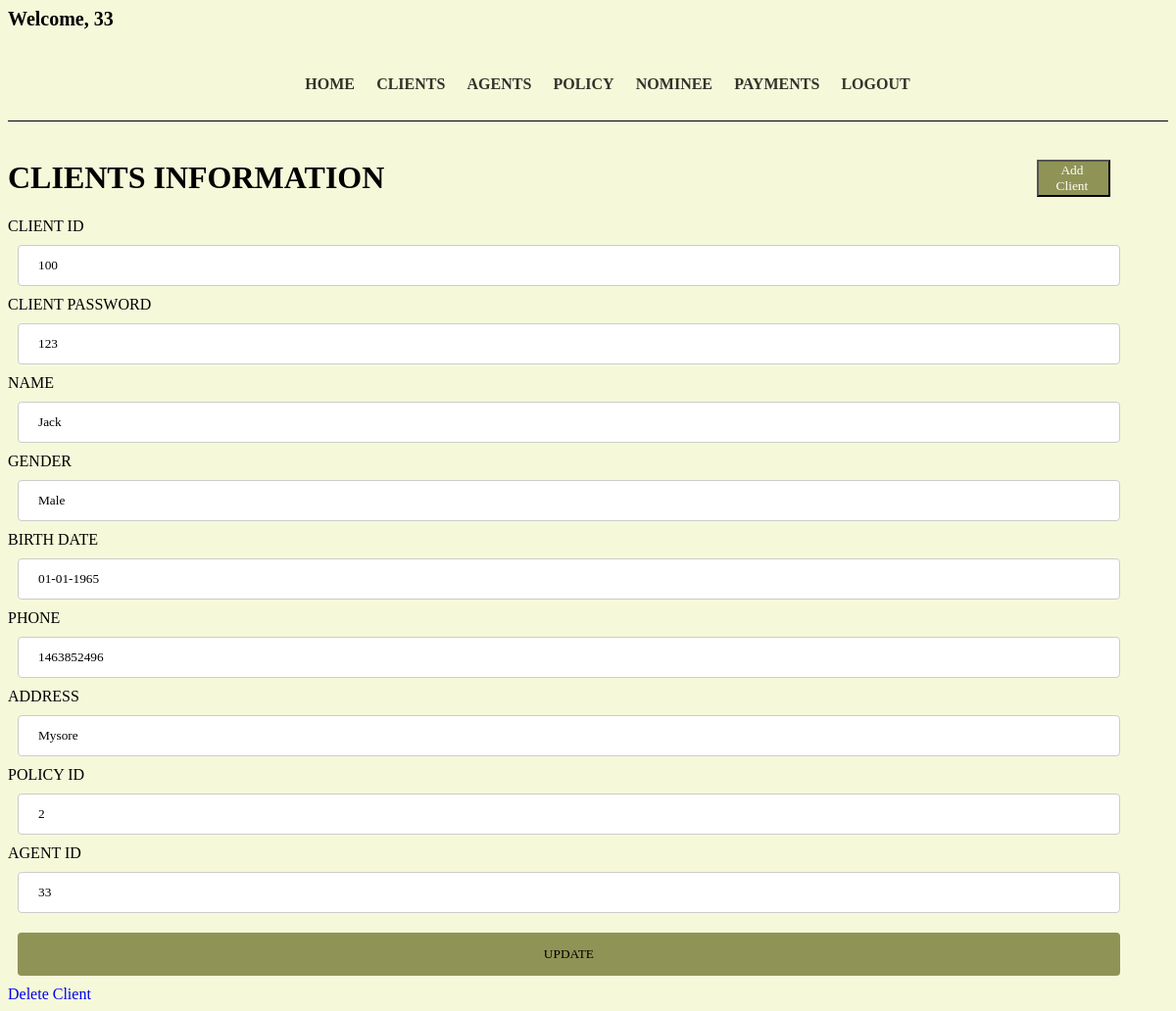
/lims/editClient.php?client_id=100 (signed in), run on the app's committed database.
### tables this page shows
CREATE TABLE `client` (
  `client_id` varchar(200) NOT NULL,
  `client_password` varchar(30) NOT NULL,
  `name` varchar(50) NOT NULL,
  `sex` varchar(20) NOT NULL,
  `birth_date` varchar(20) NOT NULL,
  `phone` varchar(20) NOT NULL,
  `address` varchar(50) NOT NULL,
  `policy_id` varchar(50) NOT NULL,
  `agent_id` varchar(20) NOT NULL
);

### lims/editClient.php (the view, shortened to what this page needs)
<!DOCTYPE html>
<html>
<head>
</head>
<body>
	<?php include 'header.php';
	?>
	<h1 class="heading">Clients Information
		<button class="btn" textalign="center">
			<a href="addclient.php" class="btn">Add Client</a>
		</button>
	</h1>
	<?php
	if ($_SERVER["REQUEST_METHOD"] == "GET") {
		$client_id = $_GET["client_id"];
	}
	$temp_id = "";
	$master_id = "2001";
	$sql = "SELECT agent_id from client where client_id='$client_id'";
	$result = $conn->query($sql);
	while ($row = $result->fetch_assoc()) {
		$temp_id = $row['agent_id'];
	}
	if ($_SESSION["username"] == ($temp_id || $master_id)) {
		$sql = "SELECT * from client where client_id='$client_id'";
		$result = $conn->query($sql);
		echo "<div>\n";
		while ($row = $result->fetch_assoc()) {
	?>
			<form action="updateClient.php" method="post" enctype="multipart/form-data">
				<?php
				echo "<label for=\"fname\">CLIENT ID</label>";
				echo "<input type=\"text\" client_id=\"fname\" name=\"client_id\" placeholder=\"clients id..\" value=\"$row[client_id]\">";
				echo "<label for=\"fname\">CLIENT PASSWORD</label>";
				echo "<input type=\"text\" client_id=\"fname\" name=\"client_password\" placeholder=\"clients password..\" value=\"$row[client_password]\">";
				echo "<label for=\"fname\">NAME</label>";
				echo "<input type=\"text\" client_id=\"fname\" name=\"name\" placeholder=\"clients name..\" value=\"$row[name]\">";
				echo "<label for=\"fname\">GENDER</label>";
				echo "<input type=\"text\" client_id=\"fname\" name=\"sex\" placeholder=\"clients gender..\" value=\"$row[sex]\">";
				echo "<label for=\"fname\">BIRTH DATE</label>";
				echo "<input type=\"text\" client_id=\"fname\" name=\"birth_date\" placeholder=\"clients Birth Date..\" value=\"$row[birth_date]\">";
				echo "<label for=\"fname\">PHONE</label>";
				echo "<input type=\"text\" client_id=\"fname\" name=\"phone\" placeholder=\"clients Phone..\" value=\"$row[phone]\">";
				echo "<label for=\"fname\">ADDRESS</label>";
				echo "<input type=\"text\" client_id=\"fname\" name=\"address\" placeholder=\"clients Address..\" value=\"$row[address]\">";
				echo "<label for=\"fname\">POLICY ID</label>";
				echo "<input type=\"text\" client_id=\"fname\" name=\"policy_id\" placeholder=\"policy id..\" value=\"$row[policy_id]\">";
				echo "<label for=\"fname\">AGENT ID</label>";
				echo "<input type=\"text\" client_id=\"fname\" name=\"agent_id\" placeholder=\"agent id..\" value=\"$row[agent_id]\">";
				?>
				<input type="submit" value="UPDATE" name="submit">
			</form>
	<?php
			echo "<a href='deleteClient.php?client_id=" . $client_id . "'>Delete Client</a>";
			echo "</div>\n";
		}
	} else {
		echo "you are not authorized to edit this client";
	}
	?>
</body>
</html>

### lims/editClient.php (style rules this page uses)
.heading { font-weight: 800; text-transform: uppercase; }
.btn { background-color: #8f9456; color: white; float: right; text-decoration: none; margin-right: 5%; font-family: Georgia; }
input[type=text], select { font-family: Georgia; width: 95%; padding: 12px 20px; margin: 10px; display: inline-block; border: 1px solid #ccc; border-radius: 4px; box-sizing: border-box; }
input[type=submit] { font-family: Georgia; width: 95%; background-color: #8f9456; color: black; padding: 14px 20px; margin: 10px; border: none; border-radius: 4px; cursor: pointer; }
a { text-decoration: none; }

### data on the page
client: client_id "100", client_password "123", name "Jack", sex "Male", birth_date "01-01-1965", phone "1463852496", address "Mysore", policy_id "2", agent_id "33"

### other printed values
$_SESSION["username"] "33"
